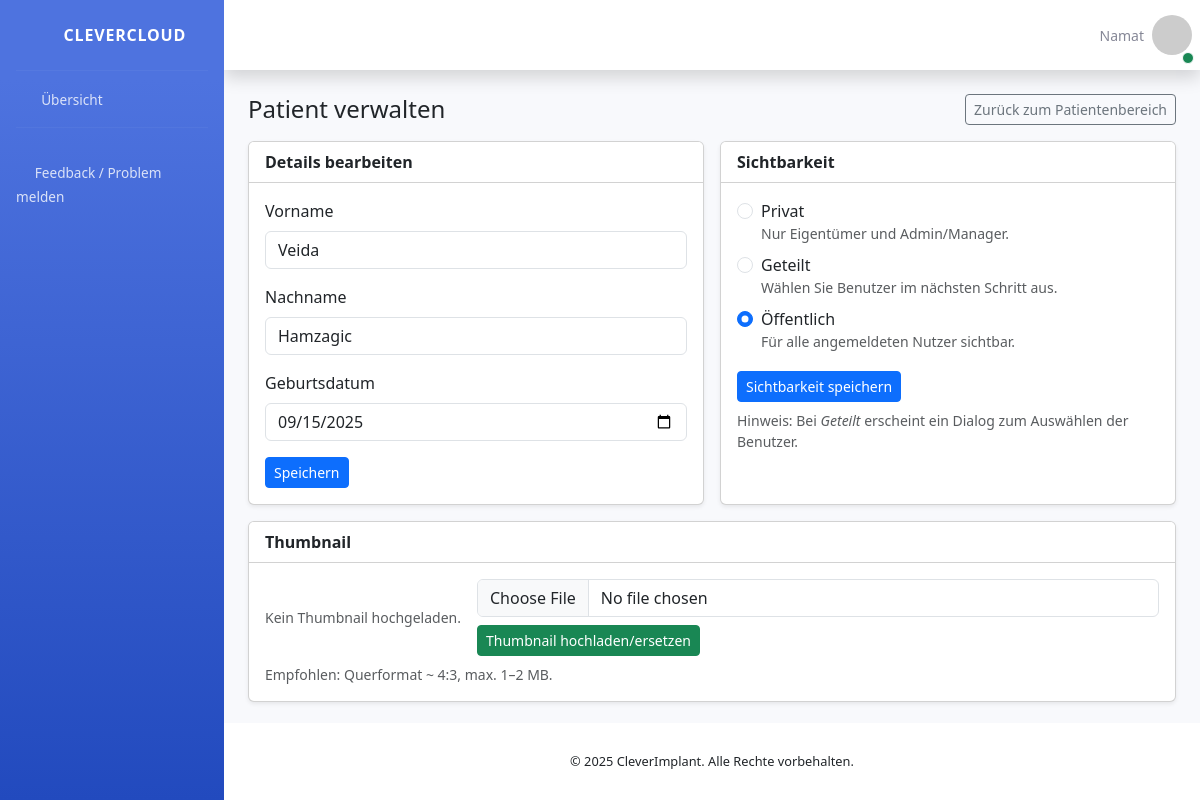
/patient/20/settings/ (signed in), run on the app's committed database.
### SmileHealth/models.py (models this page shows, shortened)
class Patient(models.Model):
    class Visibility(models.TextChoices):
        PRIVATE = "PRIVATE", "Privat"                      # owner (+ admins)
        SHARED = "SHARED", "Geteilt (ausgewählte Nutzer)"  # owner + shared_with (+ admins)
        PUBLIC_ORG = "PUBLIC_ORG", "Öffentlich (Organisation)"  # alle eingeloggten Nutzer (+ admins)
    ptnName = models.CharField(max_length=100)
    ptnLastname = models.CharField(max_length=100)
    ptnDOB = models.DateField()
    usrID = models.ForeignKey(User, on_delete=models.CASCADE, related_name='patients')
    thumbnail = models.ImageField(upload_to='patient_thumbs/', blank=True, null=True)
    shared_with = models.ManyToManyField(User, related_name='shared_patients', blank=True)
    visibility = models.CharField(
        max_length=20,
        choices=Visibility.choices,
        default=Visibility.PUBLIC_ORG,  # was PRIVATE
        db_index=True,
    )
    objects = PatientManager()  # <-- attach the custom manager

### SmileHealth/views.py (the view, shortened to what this page needs)
# urls.py: path('patient/<int:patient_id>/settings/', views.patient_manage, name='patient_manage'),
@login_required
def patient_manage(request, patient_id):
    patient = get_object_or_404(Patient, id=patient_id)
    users = User.objects.exclude(id=request.user.id)
    return render(request, 'patient_manage.html', {
        'patient': patient,
        'users': users,
        'can_edit': _can_edit_patient(request.user, patient),
    })

### SmileHealth/context_processors.py (called while the page is built)
def user_avatar(request):
    if not request.user.is_authenticated:
        return {}
    profile, _ = Profile.objects.get_or_create(user=request.user)
    return {"avatar": profile}

### SmileHealth/models.py (called while the page is built)
    def get_queryset(self):
        return PatientQuerySet(self.model, using=self._db)

### SmileHealth/views.py (called while the page is built)
def _is_admin(user):
    return user.is_superuser or user.is_staff

def _can_edit_patient(user, patient):
    return _is_admin(user) or (patient.usrID_id == user.id)

### SmartCloud/templates/patient_manage.html (shortened to what this page needs)
{% extends 'base.html' %}
{% block content %}
<div class="container mt-4">
  <div class="d-flex align-items-center justify-content-between mb-3">
    <h2 class="h4 mb-0">Patient verwalten</h2>
    <a href="{% url 'patientImage' patient.id %}" class="btn btn-outline-secondary btn-sm">Zurück zum Patientenbereich</a>
  </div>
  <div class="row g-3">
    <div class="col-12 col-lg-6">
      <div class="card shadow-sm h-100">
        <div class="card-header bg-white"><strong>Details bearbeiten</strong></div>
        <div class="card-body">
          <form method="POST" action="{% url 'patient_manage' patient.id %}">
            <div class="mb-3">
              <label class="form-label">Vorname</label>
              <input type="text" name="ptnName" class="form-control" value="{{ patient.ptnName }}" {% if not can_edit %}disabled{% endif %} required>
            </div>
            <div class="mb-3">
              <label class="form-label">Nachname</label>
              <input type="text" name="ptnLastname" class="form-control" value="{{ patient.ptnLastname }}" {% if not can_edit %}disabled{% endif %} required>
            </div>
            <div class="mb-3">
              <label class="form-label">Geburtsdatum</label>
              <input type="date" name="ptnDOB" class="form-control" value="{{ patient.ptnDOB|date:'Y-m-d' }}" {% if not can_edit %}disabled{% endif %} required>
            </div>
            {% if can_edit %}
            <button type="submit" class="btn btn-primary btn-sm">Speichern</button>
            {% endif %}
          </form>
        </div>
      </div>
    </div>
    <div class="col-12 col-lg-6">
      <div class="card shadow-sm h-100">
        <div class="card-header bg-white"><strong>Sichtbarkeit</strong></div>
        <div class="card-body">
          <form id="visibilityForm" method="POST" action="{% url 'patient_manage' patient.id %}">
            <div class="form-check">
              <input class="form-check-input" type="radio" name="visibility" id="vis_private" value="PRIVATE"
                     {% if patient.visibility == 'PRIVATE' %}checked{% endif %} {% if not can_edit %}disabled{% endif %}>
              <label class="form-check-label" for="vis_private">
                Privat <small class="text-muted d-block">Nur Eigentümer und Admin/Manager.</small>
              </label>
            </div>
            <div class="form-check mt-2">
              <input class="form-check-input" type="radio" name="visibility" id="vis_shared" value="SHARED"
                     {% if patient.visibility == 'SHARED' %}checked{% endif %} {% if not can_edit %}disabled{% endif %}>
              <label class="form-check-label" for="vis_shared">
                Geteilt <small class="text-muted d-block">Wählen Sie Benutzer im nächsten Schritt aus.</small>
              </label>
            </div>
            <div class="form-check mt-2">
              <input class="form-check-input" type="radio" name="visibility" id="vis_public" value="PUBLIC_ORG"
                     {% if patient.visibility == 'PUBLIC_ORG' %}checked{% endif %} {% if not can_edit %}disabled{% endif %}>
              <label class="form-check-label" for="vis_public">
                Öffentlich <small class="text-muted d-block">Für alle angemeldeten Nutzer sichtbar.</small>
              </label>
            </div>
            {% if can_edit %}
            <button id="btnSaveVisibility" type="submit" class="btn btn-primary btn-sm mt-3">Sichtbarkeit speichern</button>
            {% endif %}
            <div class="form-text mt-2">
              Hinweis: Bei <em>Geteilt</em> erscheint ein Dialog zum Auswählen der Benutzer.
            </div>
          </form>
        </div>
      </div>
    </div>
    <div class="col-12">
      <div class="card shadow-sm">
        <div class="card-header bg-white"><strong>Thumbnail</strong></div>
        <div class="card-body">
          <div class="row g-3 align-items-center">
            <div class="col-auto">
              {% if patient.thumbnail %}
                <img src="{{ patient.thumbnail.url }}" alt="Aktuelles Thumbnail" style="width:120px; height:80px; object-fit:cover; border-radius:6px;">
              {% else %}
                <div class="text-muted small">Kein Thumbnail hochgeladen.</div>
              {% endif %}
            </div>
            <div class="col">
              <form method="POST" enctype="multipart/form-data" action="{% url 'patient_manage' patient.id %}">
                <div class="mb-2">
                  <input type="file" name="thumbnail" accept="image/*" class="form-control" {% if not can_edit %}disabled{% endif %} required>
                </div>
                {% if can_edit %}
                <button type="submit" class="btn btn-success btn-sm">Thumbnail hochladen/ersetzen</button>
                {% endif %}
              </form>
            </div>
          </div>
          <div class="form-text mt-2">Empfohlen: Querformat ~ 4:3, max. 1–2 MB.</div>
        </div>
      </div>
    </div>
  </div>
</div>
{% endblock %}

### SmartCloud/templates/base.html (shortened to what this page needs)
{% load static %}
<!DOCTYPE html>
<html lang="en">
<head>
  <link href="{% static 'vendor/fontawesome-free/css/all.min.css' %}" rel="stylesheet" />
  <link href="{% static 'css/sb-admin-2.min.css' %}" rel="stylesheet" />
  <link href="https://cdn.jsdelivr.net/npm/bootstrap@5.3.3/dist/css/bootstrap.min.css" rel="stylesheet" />
</head>
<body id="page-top">
  <div id="wrapper">
    {% include 'partials/sidebar.html' %}
    <div id="content-wrapper" class="d-flex flex-column">
      <div id="content">
        {% include 'partials/topbar.html' %}
        <div class="container-fluid">
          {% block content %}{% endblock %}
        </div>
      </div>
      {% include 'partials/footer.html' %}
    </div>
  </div>
  <div class="position-fixed top-0 end-0 p-3" style="z-index:1080;">
  </div>
</body>
</html>

### SmartCloud/templates/partials/sidebar.html (shortened to what this page needs)
{% load static %}
<ul class="navbar-nav bg-gradient-primary sidebar sidebar-dark accordion" id="accordionSidebar">
  <a class="sidebar-brand d-flex align-items-center justify-content-center" href="{% url 'index' %}">
    <div class="sidebar-brand-icon rotate-n-15">
      <i class="fas fa-tooth"></i>
    </div>
    <div class="sidebar-brand-text mx-3">CleverCloud</div>
  </a>
  <hr class="sidebar-divider my-0" />
  <li class="nav-item">
    <a class="nav-link" href="{% url 'index' %}">
      <i class="fas fa-fw fa-tachometer-alt"></i>
      <span>Übersicht</span>
    </a>
  </li>
  <hr class="sidebar-divider" />
  <li class="nav-item">
    <a class="nav-link" href="#" data-bs-toggle="modal" data-bs-target="#feedbackModal">
      <i class="fas fa-comment-dots"></i>
      <span>Feedback / Problem melden</span>
    </a>
  </li>
</ul>

### SmartCloud/templates/partials/topbar.html (shortened to what this page needs)
{% load static %}
<nav class="navbar navbar-expand navbar-light bg-white topbar mb-4 static-top shadow">
  <ul class="navbar-nav ml-auto">
    <li class="nav-item dropdown no-arrow">
      <a class="nav-link dropdown-toggle" href="#" id="userDropdown" role="button"
         data-toggle="dropdown" aria-haspopup="true" aria-expanded="false">
        <span class="position-absolute bottom-0 end-0 translate-middle p-1 bg-success border border-light rounded-circle"
              style="width:12px; height:12px;">
        </span>
        <span class="mr-2 d-none d-lg-inline text-gray-600 small">
          {{ user.first_name|default:user.username }}
        </span>
        <img class="img-profile rounded-circle"
             src="{% if avatar and avatar.avatar_url %}{{ avatar.avatar_url }}{% else %}https://i.pravatar.cc/150?img=1{% endif %}"
             onerror="this.onerror=null; this.src='https://i.pravatar.cc/150?img=1';"
             alt="Profilbild"
             style="width:40px; height:40px;" />
      </a>
    </li>
  </ul>
</nav>

### SmartCloud/templates/partials/footer.html
{% load static %}
<footer class="sticky-footer bg-white">
  <div class="container my-auto">
    <div class="copyright text-center my-auto">
      <span>© 2025 CleverImplant. Alle Rechte vorbehalten.</span>
    </div>
  </div>
</footer>

### data on the page
Patient: ptnName "Veida", ptnLastname "Hamzagic", ptnDOB "09/15/2025", visibility "☐ Privat Nur Eigentümer und Admi", visibility "☐ Geteilt Wählen Sie Benutzer im", visibility "☑ Öffentlich Für alle angemeldet"

### other printed values
{{ user.first_name|default:user.username }} "Namat"
